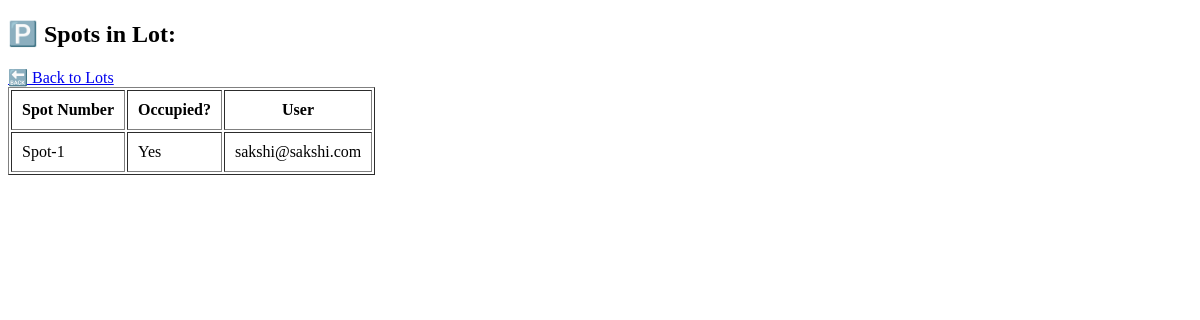
The app's page /view_spots/1, older data.
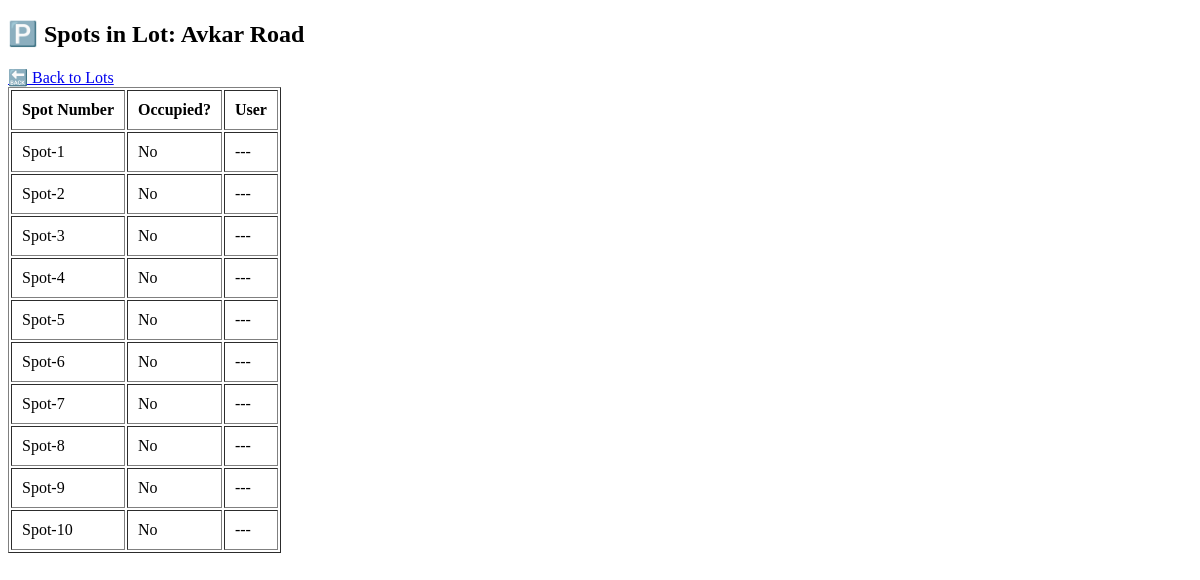
The same page, newer data.
### tables this page shows
CREATE TABLE parking_spots (
            id INTEGER PRIMARY KEY AUTOINCREMENT,
            lot_id INTEGER NOT NULL,
            spot_number TEXT NOT NULL,
            is_occupied INTEGER DEFAULT 0,
            current_user_id INTEGER,
            FOREIGN KEY(lot_id) REFERENCES parking_lots(id),
            FOREIGN KEY(current_user_id) REFERENCES users(id)
        );

CREATE TABLE users (
            id INTEGER PRIMARY KEY AUTOINCREMENT,
            email TEXT UNIQUE NOT NULL,
            password TEXT NOT NULL,
            full_name TEXT NOT NULL,
            address TEXT,
            pin_code TEXT,
            role TEXT DEFAULT 'user'
        );

CREATE TABLE parking_lots (
            id INTEGER PRIMARY KEY AUTOINCREMENT,
            name TEXT NOT NULL,
            address TEXT NOT NULL,
            pin_code TEXT,
            total_spots INTEGER NOT NULL,
            available_spots INTEGER NOT NULL
        , price_per_hour REAL DEFAULT 20.0);

### app.py (the view)
@app.route('/view_spots/<int:lot_id>')
def view_spots(lot_id):
    conn = get_db_connection()
    lot = conn.execute('SELECT * FROM parking_lots WHERE id = ?', (lot_id,)).fetchone()
    spots = conn.execute('''
        SELECT parking_spots.*, users.email as user_email
        FROM parking_spots
        LEFT JOIN users ON parking_spots.current_user_id = users.id
        WHERE lot_id = ?
    ''', (lot_id,)).fetchall()
    conn.close()
    return render_template('view_spots.html', lot=lot, spots=spots)

### app.py (called while the page is built)
def get_db_connection():
    conn = sqlite3.connect(DATABASE)
    conn.row_factory = sqlite3.Row
    return conn

### templates/view_spots.html (shortened to what this page needs)
<!DOCTYPE html>
<html>
<head>
</head>
<body>
    <h2>🅿️ Spots in Lot: {{ lot['name'] }}</h2>
    <a href="{{ url_for('view_lots') }}">🔙 Back to Lots</a>
    <table border="1" cellpadding="10">
        <tr>
            <th>Spot Number</th>
            <th>Occupied?</th>
            <th>User</th>
        </tr>
        {% for spot in spots %}
        <tr>
            <td>{{ spot['spot_number'] }}</td>
            <td>{{ 'Yes' if spot['is_occupied'] else 'No' }}</td>
            <td>{{ spot['user_email'] if spot['user_email'] else '---' }}</td>
        </tr>
        {% endfor %}
    </table>
</body>
</html>

Row changes from the older to the newer data that the page shows:
added parking_lots: name "Avkar Road"
changed parking_spots "Spot-1": is_occupied "Yes" → "No"; email "sakshi@sakshi.com" → "---"
now on this page (row edited): parking_spots: spot_number "Spot-2", is_occupied "No", spot "---"
now on this page (row edited): parking_spots: spot_number "Spot-3", is_occupied "No", spot "---"
now on this page (row edited): parking_spots: spot_number "Spot-4", is_occupied "No", spot "---"
now on this page (row edited): parking_spots: spot_number "Spot-5", is_occupied "No", spot "---"
now on this page (row edited): parking_spots: spot_number "Spot-6", is_occupied "No", spot "---"
now on this page (row edited): parking_spots: spot_number "Spot-7", is_occupied "No", spot "---"
now on this page (row edited): parking_spots: spot_number "Spot-8", is_occupied "No", spot "---"
now on this page (row edited): parking_spots: spot_number "Spot-9", is_occupied "No", spot "---"
now on this page (row edited): parking_spots: spot_number "Spot-10", is_occupied "No", spot "---"
